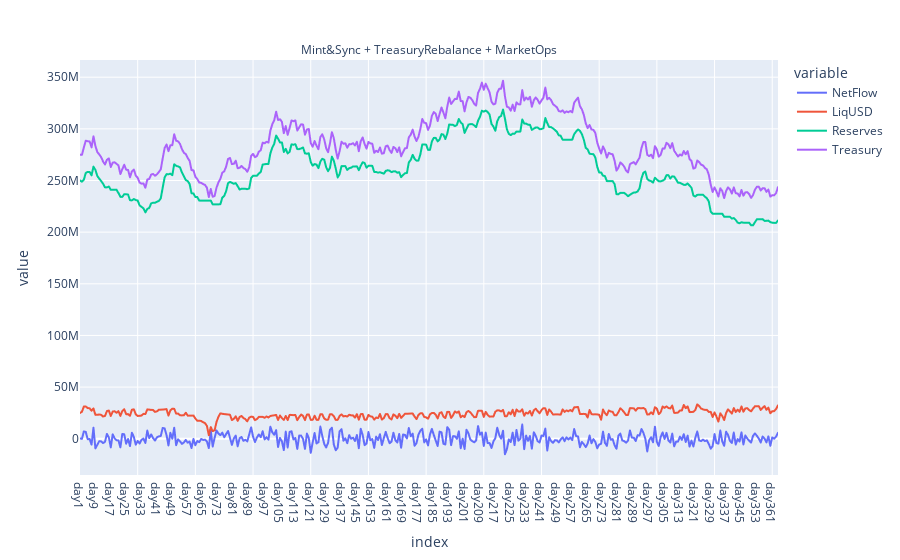
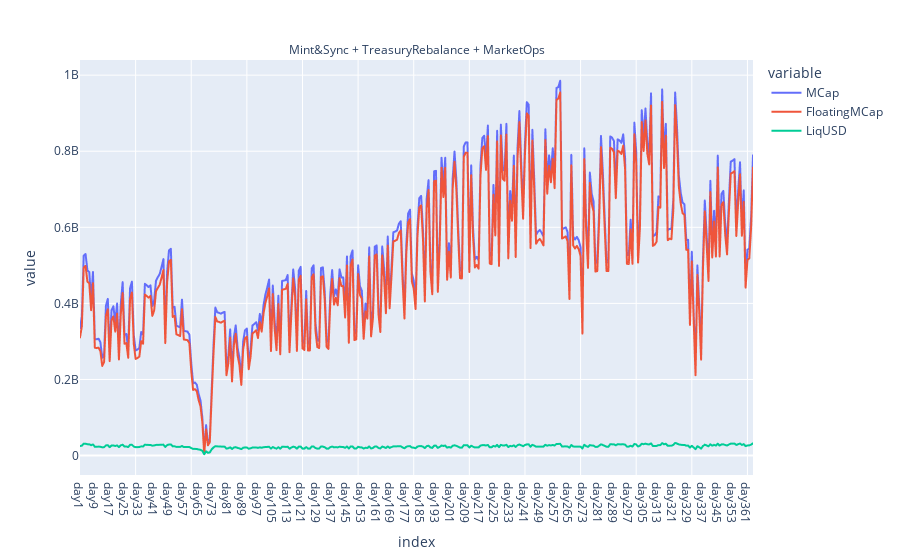
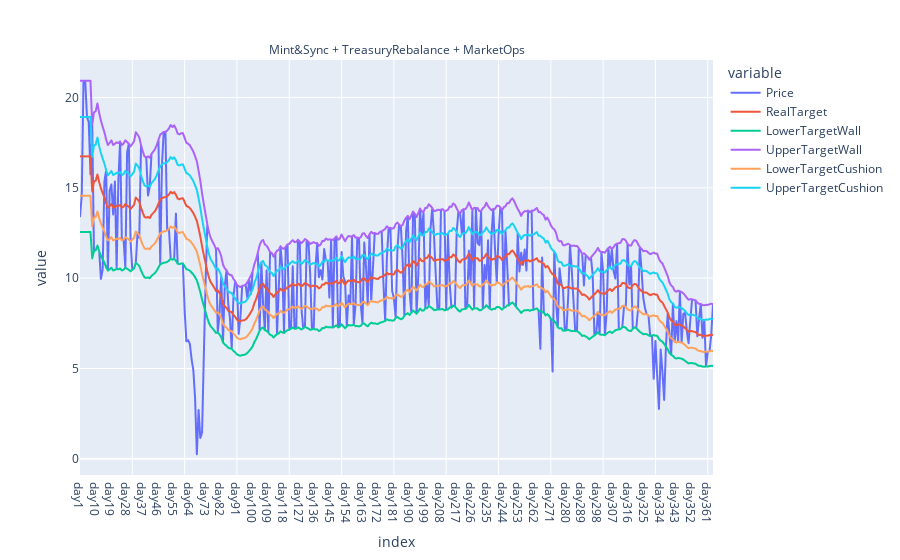
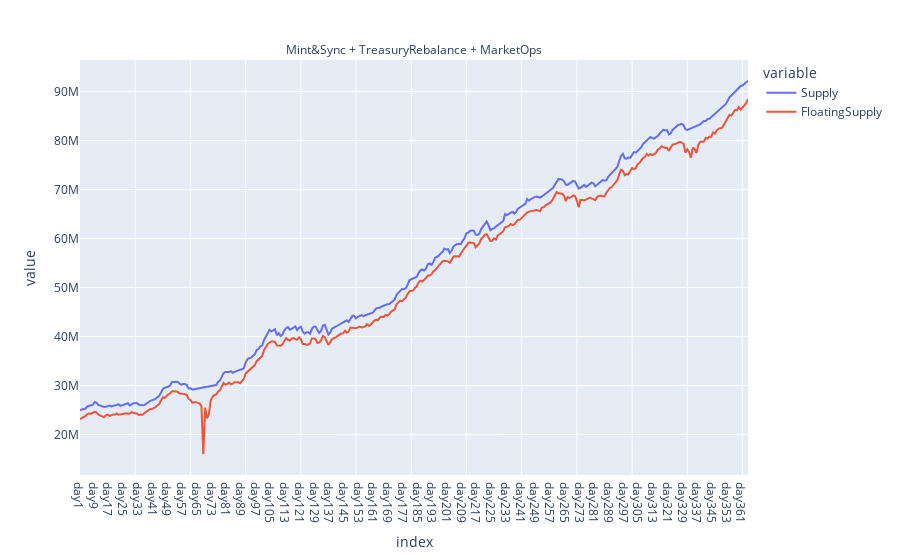

Notebook source saved alongside these figures, in order:
### Code cell
# Plot multivariable charts - Comparison vs without market operations

fig = df[['NetFlow', 'LiqUSD', 'Reserves', 'Treasury', 'Type']].plot(facet_col='Type', facet_col_wrap=2)
fig.layout.update(xaxis=dict(showgrid=False), yaxis=dict(showgrid=True), xaxis2=dict(showgrid=False), yaxis2=dict(showgrid=True))
fig.for_each_annotation(lambda a: a.update(text=a.text.split("=")[-1]))
for i in range (params.short_cycle, plot_horizon, params.short_cycle):
    fig.add_vline(x=i, line_width=1, line_color="white", layer='below')
fig.show()


fig1 = df[['MCap','FloatingMCap', 'LiqUSD', 'Type']].plot(facet_col='Type', facet_col_wrap=2)
fig1.layout.update(xaxis=dict(showgrid=False), yaxis=dict(showgrid=True), xaxis2=dict(showgrid=False), yaxis2=dict(showgrid=True))
fig1.for_each_annotation(lambda a: a.update(text=a.text.split("=")[-1]))
for i in range (params.short_cycle, plot_horizon, params.short_cycle):
    fig1.add_vline(x=i, line_width=1, line_color="white", layer='below')
fig1.show()


fig2 = df[['Price','RealTarget', 'LowerTargetWall', 'UpperTargetWall', 'LowerTargetCushion', 'UpperTargetCushion', 'Type']].plot(facet_col='Type', facet_col_wrap=2)
fig2.layout.update(xaxis=dict(showgrid=False), yaxis=dict(showgrid=True), xaxis2=dict(showgrid=False), yaxis2=dict(showgrid=True))
fig2.for_each_annotation(lambda a: a.update(text=a.text.split("=")[-1]))
for i in range (params.short_cycle, plot_horizon, params.short_cycle):
    fig2.add_vline(x=i, line_width=1, line_color="white", layer='below')
fig2.show()


fig3 = df[['Supply','FloatingSupply', 'Type']].plot(facet_col='Type', facet_col_wrap=2)
fig3.layout.update(xaxis=dict(showgrid=False), yaxis=dict(showgrid=True), xaxis2=dict(showgrid=False), yaxis2=dict(showgrid=True))
fig3.for_each_annotation(lambda a: a.update(text=a.text.split("=")[-1]))
for i in range (params.short_cycle, plot_horizon, params.short_cycle):
    fig3.add_vline(x=i, line_width=1, line_color="white", layer='below')
fig3.show()


fig3b = df[['CumBurntOHM', 'CumPurchasedOHM', 'Type']].plot(facet_col='Type', facet_col_wrap=2)
fig3b.layout.update(xaxis=dict(showgrid=False), yaxis=dict(showgrid=True), xaxis2=dict(showgrid=False), yaxis2=dict(showgrid=True))
fig3b.for_each_annotation(lambda a: a.update(text=a.text.split("=")[-1]))
for i in range (params.short_cycle, plot_horizon, params.short_cycle):
    fig3b.add_vline(x=i, line_width=1, line_color="white", layer='below')
fig3b.show()

### Figure 1 — Plotly figure (JSON) as saved in the notebook; plotly's stock layout.template omitted (floating-point values rounded to 4 significant figures; data arrays with more than 128 entries replaced by an {"elided": "..."} marker saying what was removed)
{"data": [{"hovertemplate": "variable=NetFlow<br>Type=Mint&Sync + TreasuryRebalance + MarketOps<br>index=%{x}<br>value=%{y}<extra></extra>", "legendgroup": "NetFlow", "line": {"color": "#636efa", "dash": "solid"}, "marker": {"symbol": "circle"}, "mode": "lines", "name": "NetFlow", "showlegend": true, "type": "scattergl", "x": {"elided": "364 str values"}, "xaxis": "x", "y": {"elided": "364 float values"}, "yaxis": "y"}, {"hovertemplate": "variable=LiqUSD<br>Type=Mint&Sync + TreasuryRebalance + MarketOps<br>index=%{x}<br>value=%{y}<extra></extra>", "legendgroup": "LiqUSD", "line": {"color": "#EF553B", "dash": "solid"}, "marker": {"symbol": "circle"}, "mode": "lines", "name": "LiqUSD", "showlegend": true, "type": "scattergl", "x": {"elided": "364 str values"}, "xaxis": "x", "y": {"elided": "364 float values"}, "yaxis": "y"}, {"hovertemplate": "variable=Reserves<br>Type=Mint&Sync + TreasuryRebalance + MarketOps<br>index=%{x}<br>value=%{y}<extra></extra>", "legendgroup": "Reserves", "line": {"color": "#00cc96", "dash": "solid"}, "marker": {"symbol": "circle"}, "mode": "lines", "name": "Reserves", "showlegend": true, "type": "scattergl", "x": {"elided": "364 str values"}, "xaxis": "x", "y": {"elided": "364 float values"}, "yaxis": "y"}, {"hovertemplate": "variable=Treasury<br>Type=Mint&Sync + TreasuryRebalance + MarketOps<br>index=%{x}<br>value=%{y}<extra></extra>", "legendgroup": "Treasury", "line": {"color": "#ab63fa", "dash": "solid"}, "marker": {"symbol": "circle"}, "mode": "lines", "name": "Treasury", "showlegend": true, "type": "scattergl", "x": {"elided": "364 str values"}, "xaxis": "x", "y": {"elided": "364 float values"}, "yaxis": "y"}], "layout": {"annotations": [{"showarrow": false, "text": "Mint&Sync + TreasuryRebalance + MarketOps", "x": 0.5, "xanchor": "center", "xref": "paper", "y": 1, "yanchor": "bottom", "yref": "paper"}], "legend": {"title": {"text": "variable"}, "tracegroupgap": 0}, "margin": {"t": 60}, "shapes": [{"layer": "below", "line": {"color": "white", "width": 1}, "type": "line", "x0": 30, "x1": 30, "xref": "x", "y0": 0, "y1": 1, "yref": "y domain"}, {"layer": "below", "line": {"color": "white", "width": 1}, "type": "line", "x0": 60, "x1": 60, "xref": "x", "y0": 0, "y1": 1, "yref": "y domain"}, {"layer": "below", "line": {"color": "white", "width": 1}, "type": "line", "x0": 90, "x1": 90, "xref": "x", "y0": 0, "y1": 1, "yref": "y domain"}, {"layer": "below", "line": {"color": "white", "width": 1}, "type": "line", "x0": 120, "x1": 120, "xref": "x", "y0": 0, "y1": 1, "yref": "y domain"}, {"layer": "below", "line": {"color": "white", "width": 1}, "type": "line", "x0": 150, "x1": 150, "xref": "x", "y0": 0, "y1": 1, "yref": "y domain"}, {"layer": "below", "line": {"color": "white", "width": 1}, "type": "line", "x0": 180, "x1": 180, "xref": "x", "y0": 0, "y1": 1, "yref": "y domain"}, {"layer": "below", "line": {"color": "white", "width": 1}, "type": "line", "x0": 210, "x1": 210, "xref": "x", "y0": 0, "y1": 1, "yref": "y domain"}, {"layer": "below", "line": {"color": "white", "width": 1}, "type": "line", "x0": 240, "x1": 240, "xref": "x", "y0": 0, "y1": 1, "yref": "y domain"}, {"layer": "below", "line": {"color": "white", "width": 1}, "type": "line", "x0": 270, "x1": 270, "xref": "x", "y0": 0, "y1": 1, "yref": "y domain"}, {"layer": "below", "line": {"color": "white", "width": 1}, "type": "line", "x0": 300, "x1": 300, "xref": "x", "y0": 0, "y1": 1, "yref": "y domain"}, {"layer": "below", "line": {"color": "white", "width": 1}, "type": "line", "x0": 330, "x1": 330, "xref": "x", "y0": 0, "y1": 1, "yref": "y domain"}, {"layer": "below", "line": {"color": "white", "width": 1}, "type": "line", "x0": 360, "x1": 360, "xref": "x", "y0": 0, "y1": 1, "yref": "y domain"}], "xaxis": {"anchor": "y", "domain": [0, 1], "showgrid": false, "title": {"text": "index"}}, "xaxis2": {"showgrid": false}, "yaxis": {"anchor": "x", "domain": [0, 1], "showgrid": true, "title": {"text": "value"}}, "yaxis2": {"showgrid": true}}}

### Figure 2 — Plotly figure (JSON) as saved in the notebook; plotly's stock layout.template omitted (floating-point values rounded to 4 significant figures; data arrays with more than 128 entries replaced by an {"elided": "..."} marker saying what was removed)
{"data": [{"hovertemplate": "variable=MCap<br>Type=Mint&Sync + TreasuryRebalance + MarketOps<br>index=%{x}<br>value=%{y}<extra></extra>", "legendgroup": "MCap", "line": {"color": "#636efa", "dash": "solid"}, "marker": {"symbol": "circle"}, "mode": "lines", "name": "MCap", "showlegend": true, "type": "scattergl", "x": {"elided": "364 str values"}, "xaxis": "x", "y": {"elided": "364 float values"}, "yaxis": "y"}, {"hovertemplate": "variable=FloatingMCap<br>Type=Mint&Sync + TreasuryRebalance + MarketOps<br>index=%{x}<br>value=%{y}<extra></extra>", "legendgroup": "FloatingMCap", "line": {"color": "#EF553B", "dash": "solid"}, "marker": {"symbol": "circle"}, "mode": "lines", "name": "FloatingMCap", "showlegend": true, "type": "scattergl", "x": {"elided": "364 str values"}, "xaxis": "x", "y": {"elided": "364 float values"}, "yaxis": "y"}, {"hovertemplate": "variable=LiqUSD<br>Type=Mint&Sync + TreasuryRebalance + MarketOps<br>index=%{x}<br>value=%{y}<extra></extra>", "legendgroup": "LiqUSD", "line": {"color": "#00cc96", "dash": "solid"}, "marker": {"symbol": "circle"}, "mode": "lines", "name": "LiqUSD", "showlegend": true, "type": "scattergl", "x": {"elided": "364 str values"}, "xaxis": "x", "y": {"elided": "364 float values"}, "yaxis": "y"}], "layout": {"annotations": [{"showarrow": false, "text": "Mint&Sync + TreasuryRebalance + MarketOps", "x": 0.5, "xanchor": "center", "xref": "paper", "y": 1, "yanchor": "bottom", "yref": "paper"}], "legend": {"title": {"text": "variable"}, "tracegroupgap": 0}, "margin": {"t": 60}, "shapes": [{"layer": "below", "line": {"color": "white", "width": 1}, "type": "line", "x0": 30, "x1": 30, "xref": "x", "y0": 0, "y1": 1, "yref": "y domain"}, {"layer": "below", "line": {"color": "white", "width": 1}, "type": "line", "x0": 60, "x1": 60, "xref": "x", "y0": 0, "y1": 1, "yref": "y domain"}, {"layer": "below", "line": {"color": "white", "width": 1}, "type": "line", "x0": 90, "x1": 90, "xref": "x", "y0": 0, "y1": 1, "yref": "y domain"}, {"layer": "below", "line": {"color": "white", "width": 1}, "type": "line", "x0": 120, "x1": 120, "xref": "x", "y0": 0, "y1": 1, "yref": "y domain"}, {"layer": "below", "line": {"color": "white", "width": 1}, "type": "line", "x0": 150, "x1": 150, "xref": "x", "y0": 0, "y1": 1, "yref": "y domain"}, {"layer": "below", "line": {"color": "white", "width": 1}, "type": "line", "x0": 180, "x1": 180, "xref": "x", "y0": 0, "y1": 1, "yref": "y domain"}, {"layer": "below", "line": {"color": "white", "width": 1}, "type": "line", "x0": 210, "x1": 210, "xref": "x", "y0": 0, "y1": 1, "yref": "y domain"}, {"layer": "below", "line": {"color": "white", "width": 1}, "type": "line", "x0": 240, "x1": 240, "xref": "x", "y0": 0, "y1": 1, "yref": "y domain"}, {"layer": "below", "line": {"color": "white", "width": 1}, "type": "line", "x0": 270, "x1": 270, "xref": "x", "y0": 0, "y1": 1, "yref": "y domain"}, {"layer": "below", "line": {"color": "white", "width": 1}, "type": "line", "x0": 300, "x1": 300, "xref": "x", "y0": 0, "y1": 1, "yref": "y domain"}, {"layer": "below", "line": {"color": "white", "width": 1}, "type": "line", "x0": 330, "x1": 330, "xref": "x", "y0": 0, "y1": 1, "yref": "y domain"}, {"layer": "below", "line": {"color": "white", "width": 1}, "type": "line", "x0": 360, "x1": 360, "xref": "x", "y0": 0, "y1": 1, "yref": "y domain"}], "xaxis": {"anchor": "y", "domain": [0, 1], "showgrid": false, "title": {"text": "index"}}, "xaxis2": {"showgrid": false}, "yaxis": {"anchor": "x", "domain": [0, 1], "showgrid": true, "title": {"text": "value"}}, "yaxis2": {"showgrid": true}}}

### Figure 3 — Plotly figure (JSON) as saved in the notebook; plotly's stock layout.template omitted (floating-point values rounded to 4 significant figures; data arrays with more than 128 entries replaced by an {"elided": "..."} marker saying what was removed)
{"data": [{"hovertemplate": "variable=Price<br>Type=Mint&Sync + TreasuryRebalance + MarketOps<br>index=%{x}<br>value=%{y}<extra></extra>", "legendgroup": "Price", "line": {"color": "#636efa", "dash": "solid"}, "marker": {"symbol": "circle"}, "mode": "lines", "name": "Price", "showlegend": true, "type": "scattergl", "x": {"elided": "364 str values"}, "xaxis": "x", "y": {"elided": "364 float values"}, "yaxis": "y"}, {"hovertemplate": "variable=RealTarget<br>Type=Mint&Sync + TreasuryRebalance + MarketOps<br>index=%{x}<br>value=%{y}<extra></extra>", "legendgroup": "RealTarget", "line": {"color": "#EF553B", "dash": "solid"}, "marker": {"symbol": "circle"}, "mode": "lines", "name": "RealTarget", "showlegend": true, "type": "scattergl", "x": {"elided": "364 str values"}, "xaxis": "x", "y": {"elided": "364 float values"}, "yaxis": "y"}, {"hovertemplate": "variable=LowerTargetWall<br>Type=Mint&Sync + TreasuryRebalance + MarketOps<br>index=%{x}<br>value=%{y}<extra></extra>", "legendgroup": "LowerTargetWall", "line": {"color": "#00cc96", "dash": "solid"}, "marker": {"symbol": "circle"}, "mode": "lines", "name": "LowerTargetWall", "showlegend": true, "type": "scattergl", "x": {"elided": "364 str values"}, "xaxis": "x", "y": {"elided": "364 float values"}, "yaxis": "y"}, {"hovertemplate": "variable=UpperTargetWall<br>Type=Mint&Sync + TreasuryRebalance + MarketOps<br>index=%{x}<br>value=%{y}<extra></extra>", "legendgroup": "UpperTargetWall", "line": {"color": "#ab63fa", "dash": "solid"}, "marker": {"symbol": "circle"}, "mode": "lines", "name": "UpperTargetWall", "showlegend": true, "type": "scattergl", "x": {"elided": "364 str values"}, "xaxis": "x", "y": {"elided": "364 float values"}, "yaxis": "y"}, {"hovertemplate": "variable=LowerTargetCushion<br>Type=Mint&Sync + TreasuryRebalance + MarketOps<br>index=%{x}<br>value=%{y}<extra></extra>", "legendgroup": "LowerTargetCushion", "line": {"color": "#FFA15A", "dash": "solid"}, "marker": {"symbol": "circle"}, "mode": "lines", "name": "LowerTargetCushion", "showlegend": true, "type": "scattergl", "x": {"elided": "364 str values"}, "xaxis": "x", "y": {"elided": "364 float values"}, "yaxis": "y"}, {"hovertemplate": "variable=UpperTargetCushion<br>Type=Mint&Sync + TreasuryRebalance + MarketOps<br>index=%{x}<br>value=%{y}<extra></extra>", "legendgroup": "UpperTargetCushion", "line": {"color": "#19d3f3", "dash": "solid"}, "marker": {"symbol": "circle"}, "mode": "lines", "name": "UpperTargetCushion", "showlegend": true, "type": "scattergl", "x": {"elided": "364 str values"}, "xaxis": "x", "y": {"elided": "364 float values"}, "yaxis": "y"}], "layout": {"annotations": [{"showarrow": false, "text": "Mint&Sync + TreasuryRebalance + MarketOps", "x": 0.5, "xanchor": "center", "xref": "paper", "y": 1, "yanchor": "bottom", "yref": "paper"}], "legend": {"title": {"text": "variable"}, "tracegroupgap": 0}, "margin": {"t": 60}, "shapes": [{"layer": "below", "line": {"color": "white", "width": 1}, "type": "line", "x0": 30, "x1": 30, "xref": "x", "y0": 0, "y1": 1, "yref": "y domain"}, {"layer": "below", "line": {"color": "white", "width": 1}, "type": "line", "x0": 60, "x1": 60, "xref": "x", "y0": 0, "y1": 1, "yref": "y domain"}, {"layer": "below", "line": {"color": "white", "width": 1}, "type": "line", "x0": 90, "x1": 90, "xref": "x", "y0": 0, "y1": 1, "yref": "y domain"}, {"layer": "below", "line": {"color": "white", "width": 1}, "type": "line", "x0": 120, "x1": 120, "xref": "x", "y0": 0, "y1": 1, "yref": "y domain"}, {"layer": "below", "line": {"color": "white", "width": 1}, "type": "line", "x0": 150, "x1": 150, "xref": "x", "y0": 0, "y1": 1, "yref": "y domain"}, {"layer": "below", "line": {"color": "white", "width": 1}, "type": "line", "x0": 180, "x1": 180, "xref": "x", "y0": 0, "y1": 1, "yref": "y domain"}, {"layer": "below", "line": {"color": "white", "width": 1}, "type": "line", "x0": 210, "x1": 210, "xref": "x", "y0": 0, "y1": 1, "yref": "y domain"}, {"layer": "below", "line": {"color": "white", "width": 1}, "type": "line", "x0": 240, "x1": 240, "xref": "x", "y0": 0, "y1": 1, "yref": "y domain"}, {"layer": "below", "line": {"color": "white", "width": 1}, "type": "line", "x0": 270, "x1": 270, "xref": "x", "y0": 0, "y1": 1, "yref": "y domain"}, {"layer": "below", "line": {"color": "white", "width": 1}, "type": "line", "x0": 300, "x1": 300, "xref": "x", "y0": 0, "y1": 1, "yref": "y domain"}, {"layer": "below", "line": {"color": "white", "width": 1}, "type": "line", "x0": 330, "x1": 330, "xref": "x", "y0": 0, "y1": 1, "yref": "y domain"}, {"layer": "below", "line": {"color": "white", "width": 1}, "type": "line", "x0": 360, "x1": 360, "xref": "x", "y0": 0, "y1": 1, "yref": "y domain"}], "xaxis": {"anchor": "y", "domain": [0, 1], "showgrid": false, "title": {"text": "index"}}, "xaxis2": {"showgrid": false}, "yaxis": {"anchor": "x", "domain": [0, 1], "showgrid": true, "title": {"text": "value"}}, "yaxis2": {"showgrid": true}}}

### Figure 4 — Plotly figure (JSON) as saved in the notebook; plotly's stock layout.template omitted (floating-point values rounded to 4 significant figures; data arrays with more than 128 entries replaced by an {"elided": "..."} marker saying what was removed)
{"data": [{"hovertemplate": "variable=Supply<br>Type=Mint&Sync + TreasuryRebalance + MarketOps<br>index=%{x}<br>value=%{y}<extra></extra>", "legendgroup": "Supply", "line": {"color": "#636efa", "dash": "solid"}, "marker": {"symbol": "circle"}, "mode": "lines", "name": "Supply", "orientation": "v", "showlegend": true, "type": "scatter", "x": {"elided": "364 str values"}, "xaxis": "x", "y": {"elided": "364 float values"}, "yaxis": "y"}, {"hovertemplate": "variable=FloatingSupply<br>Type=Mint&Sync + TreasuryRebalance + MarketOps<br>index=%{x}<br>value=%{y}<extra></extra>", "legendgroup": "FloatingSupply", "line": {"color": "#EF553B", "dash": "solid"}, "marker": {"symbol": "circle"}, "mode": "lines", "name": "FloatingSupply", "orientation": "v", "showlegend": true, "type": "scatter", "x": {"elided": "364 str values"}, "xaxis": "x", "y": {"elided": "364 float values"}, "yaxis": "y"}], "layout": {"annotations": [{"showarrow": false, "text": "Mint&Sync + TreasuryRebalance + MarketOps", "x": 0.5, "xanchor": "center", "xref": "paper", "y": 1, "yanchor": "bottom", "yref": "paper"}], "legend": {"title": {"text": "variable"}, "tracegroupgap": 0}, "margin": {"t": 60}, "shapes": [{"layer": "below", "line": {"color": "white", "width": 1}, "type": "line", "x0": 30, "x1": 30, "xref": "x", "y0": 0, "y1": 1, "yref": "y domain"}, {"layer": "below", "line": {"color": "white", "width": 1}, "type": "line", "x0": 60, "x1": 60, "xref": "x", "y0": 0, "y1": 1, "yref": "y domain"}, {"layer": "below", "line": {"color": "white", "width": 1}, "type": "line", "x0": 90, "x1": 90, "xref": "x", "y0": 0, "y1": 1, "yref": "y domain"}, {"layer": "below", "line": {"color": "white", "width": 1}, "type": "line", "x0": 120, "x1": 120, "xref": "x", "y0": 0, "y1": 1, "yref": "y domain"}, {"layer": "below", "line": {"color": "white", "width": 1}, "type": "line", "x0": 150, "x1": 150, "xref": "x", "y0": 0, "y1": 1, "yref": "y domain"}, {"layer": "below", "line": {"color": "white", "width": 1}, "type": "line", "x0": 180, "x1": 180, "xref": "x", "y0": 0, "y1": 1, "yref": "y domain"}, {"layer": "below", "line": {"color": "white", "width": 1}, "type": "line", "x0": 210, "x1": 210, "xref": "x", "y0": 0, "y1": 1, "yref": "y domain"}, {"layer": "below", "line": {"color": "white", "width": 1}, "type": "line", "x0": 240, "x1": 240, "xref": "x", "y0": 0, "y1": 1, "yref": "y domain"}, {"layer": "below", "line": {"color": "white", "width": 1}, "type": "line", "x0": 270, "x1": 270, "xref": "x", "y0": 0, "y1": 1, "yref": "y domain"}, {"layer": "below", "line": {"color": "white", "width": 1}, "type": "line", "x0": 300, "x1": 300, "xref": "x", "y0": 0, "y1": 1, "yref": "y domain"}, {"layer": "below", "line": {"color": "white", "width": 1}, "type": "line", "x0": 330, "x1": 330, "xref": "x", "y0": 0, "y1": 1, "yref": "y domain"}, {"layer": "below", "line": {"color": "white", "width": 1}, "type": "line", "x0": 360, "x1": 360, "xref": "x", "y0": 0, "y1": 1, "yref": "y domain"}], "xaxis": {"anchor": "y", "domain": [0, 1], "showgrid": false, "title": {"text": "index"}}, "xaxis2": {"showgrid": false}, "yaxis": {"anchor": "x", "domain": [0, 1], "showgrid": true, "title": {"text": "value"}}, "yaxis2": {"showgrid": true}}}
